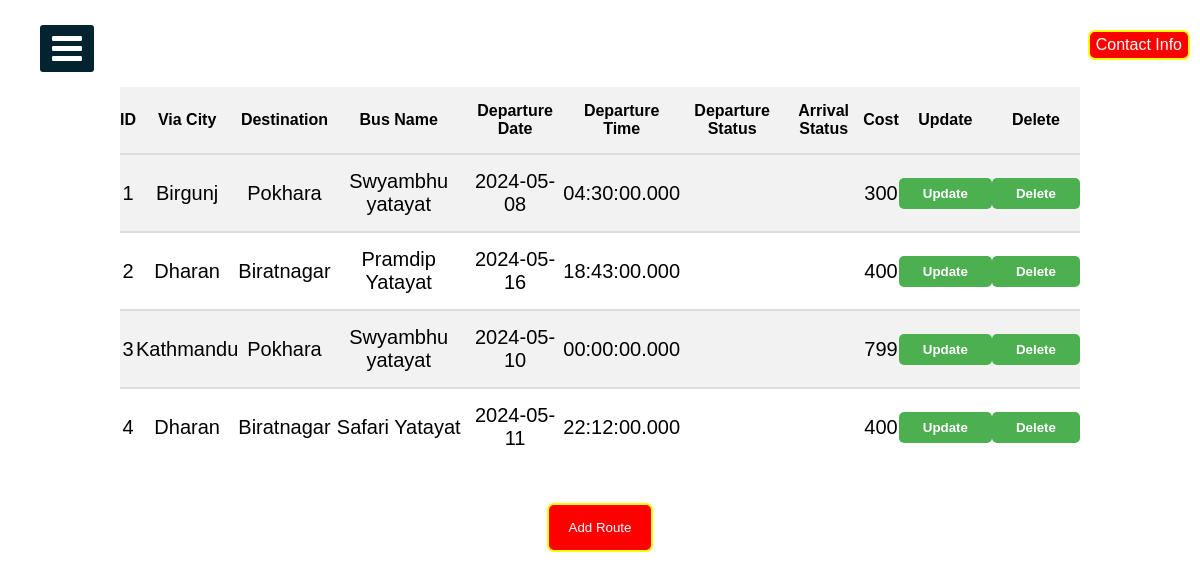
Screenshot of /EasyRide_Final/admin_dashboard.php with the database file from the repository.
### tables this page shows
CREATE TABLE `route` (
  `id` int(11) NOT NULL,
  `via_city` varchar(255) NOT NULL,
  `destination` varchar(255) NOT NULL,
  `bus_name` varchar(255) NOT NULL,
  `departure_date` date NOT NULL,
  `departure_time` time(3) NOT NULL,
  `cost` varchar(255) NOT NULL
);

### EasyRide_Final/admin_dashboard.php (the view, shortened to what this page needs)
<?php
include("connection.php");
?>
<!DOCTYPE html>
<html>
<head>
  <link rel="stylesheet" href="sidebar.css">
  <link rel="stylesheet" href="Admin_dashboard.css">
  <link rel="stylesheet" href="https://cdnjs.cloudflare.com/ajax/libs/font-awesome/4.7.0/css/font-awesome.min.css">
</head>
<body>
  <label for="check">
    <i class="fa fa-bars" id="btn"></i>
  </label>
  <div class="sidebar2">
    <a href="contact_table.php" class="contact-info-btn">Contact Info</a>
    <h1 class="adminTopic">Manage Route of Buses</h1>
    <?php
      $sqlget="SELECT * FROM route";
      $sqldata=mysqli_query($conn,$sqlget) or die('error getting');
      echo "<table>";
      echo "<tr>
              <th>ID</th>
              <th>Via City</th>
              <th>Destination</th>
              <th>Bus Name</th>
              <th>Departure Date</th>
              <th>Departure Time</th>
              <th>Departure Status</th>
              <th>Arrival Status</th>
              <th>Cost</th>
              <th>Update</th>
              <th>Delete</th>
            </tr>";
      while ($row=mysqli_fetch_array($sqldata,MYSQLI_ASSOC)) {
        echo "<tr><td>";
        echo $row['id'];
        echo "</td><td>";
        echo $row['via_city'];
        echo "</td><td>";
        echo $row['destination'];
        echo "</td><td>";
        echo $row['bus_name'];
        echo "</td><td>";
        echo $row['departure_date'];
        echo "</td><td>";
        echo $row['departure_time'];
        echo "</td><td>";
        echo "</td><td>";
        echo "</td><td>";
        echo $row['cost'];
        echo "</td>";
        ?>
        <td>
          <button>
            <a href="updateRoute.php?id=<?php echo $row['id'];?>">
              Update
            </a>
          </button>
        </td>
        <td>
          <button>
            <a href="deleteRoute.php?id=<?php echo $row['id'];?>">
              Delete
            </a>
          </button>
        </td>
        <?php
      }
      echo "</table>";
    ?>
    <br>
    <a href="Addroute.php"><button class="btnPolicy">Add Route</button></a>
  </div>
</body>
</html>

### EasyRide_Final/sidebar.css (style rules this page uses)
* { margin: 0; padding: 0; list-style: none; text-decoration: none; }
label #btn, label #cancle { position: absolute; cursor: pointer; background: #042331; color: #fff; border-radius: 3px; }
label #btn { left: 40px; top: 25px; font-size: 35px; color: #fff; padding: 6px 12px; transition: all 0.5s; }

### EasyRide_Final/Admin_dashboard.css (style rules this page uses)
body { background-image: url("1.jpg"); background-position: center; background-size: cover; height: 700px; background-repeat: no-repeat; background-attachment: fixed; font-family: Arial, sans-serif; }
.adminTopic { text-align: center; color: #fff; }
table { width: 80%; margin: auto; border-collapse: collapse; text-align: center; margin-top: 50px; background-color: rgba(255, 255, 255, 0.9); border-radius: 10px; }
table th { background-color: #f2f2f2; border-bottom: 2px solid #ddd; padding: 15px 0; font-weight: bold; }
table tr:nth-child(even) { background-color: #f2f2f2; }
table tr td { border-bottom: 2px solid #ddd; padding: 15px 0; font-size: 20px; }
table tr:last-child td { border-bottom: none; }
table tr td a { color: white; border-radius: 5px; padding: 8px 12px; text-decoration: none; font-weight: bold; background-color: #4CAF50; transition: background-color 0.3s; }
.btnPolicy { padding: 15px 20px; border: 2px solid yellow; border-radius: 7px; background-color: red; color: white; margin: 20px auto; display: block; transition: background-color 0.3s; }
table tr td button { padding: 8px 12px; border: none; border-radius: 5px; background-color: #4CAF50; color: white; cursor: pointer; transition: background-color 0.3s; }

### EasyRide_Final/admin_dashboard.php (style rules this page uses)
.contact-info-btn { position: absolute; top: 10px; right: 10px; background-color: orangered; padding: 4px 6px; border: 2px solid yellow; border-radius: 7px; background-color: red; color: white; margin: 20px auto; display: block; transition: background-color 0.3s; }

### rows the page displays
route: id "1", via_city "Birgunj", destination "Pokhara", bus_name "Swyambhu yatayat", departure_date "2024-05-08", departure_time "04:30:00.000", cost "300"
route: id "2", via_city "Dharan", destination "Biratnagar", bus_name "Pramdip Yatayat", departure_date "2024-05-16", departure_time "18:43:00.000", cost "400"
route: id "3", via_city "Kathmandu", destination "Pokhara", bus_name "Swyambhu yatayat", departure_date "2024-05-10", departure_time "00:00:00.000", cost "799"
route: id "4", via_city "Dharan", destination "Biratnagar", bus_name "Safari Yatayat", departure_date "2024-05-11", departure_time "22:12:00.000", cost "400"
